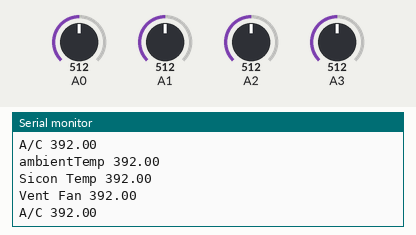
Bench run of a sketch on a simulated Arduino Uno, built with avr-gcc and run on an emulated ATmega328P. On the bench: the last lines printed to the serial monitor. Inputs (shaded band) come from the test bench; at power-on: A0 = 512, A1 = 512, A2 = 512, A3 = 512.

Above: at 10.8 s.
10.9 s: A0 set to 716
20.9 s: A1 set to 716
At 30.7 s:
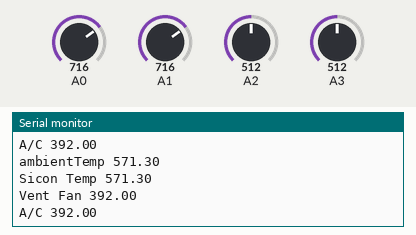
30.9 s: A2 set to 716
At 40.7 s:
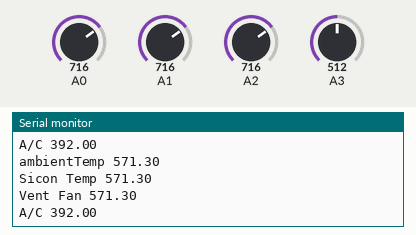
40.9 s: A3 set to 716
At 50.7 s:
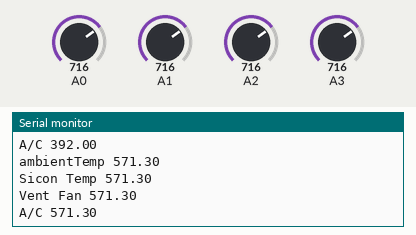
50.9 s: A0 set to 992
60.9 s: A1 set to 992
At 70.6 s:
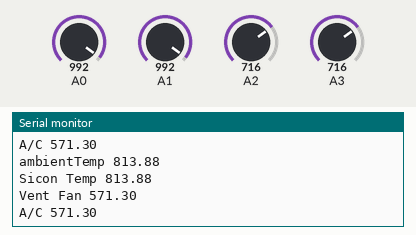
Timing chart, 0 to 71.9 s (numbered marks = the images above; inputs shaded):
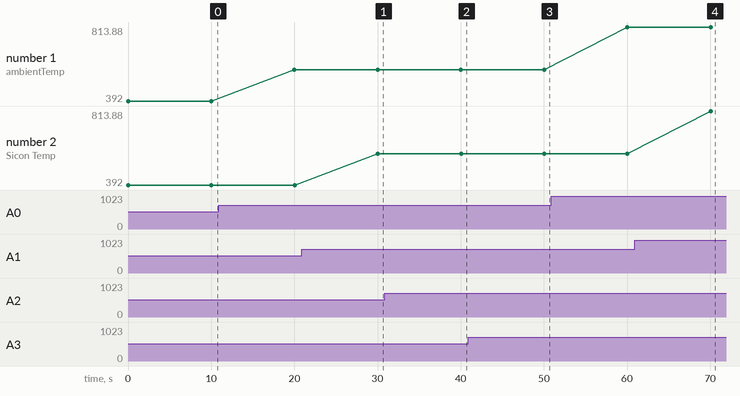

The sketch:

tempSensor.ino
```cpp
//TMP36 Pin Variables
int ambientTemp = 0; //the analog pin the TMP36's Vout (sense) pin is connected to

int sensorPin2 = 1;
int sensorPin3 = 2;
int sensorPin4 = 3;
/*
 * setup() - this function runs once when you turn your Arduino on
 * We initialize the serial connection with the computer
 */
void setup()
{
  Serial.begin(9600);  //Start the serial connection with the computer
                       //to view the result open the serial monitor
}

float getTemp(int inSensorPin)
{
 //getting the voltage reading from the temperature sensor
 int reading = analogRead(inSensorPin);

 // converting that reading to voltage, for 3.3v arduino use 3.3
 float voltage = reading * 5.0;
 voltage /= 1024.0;

  // now print out the temperature
 float temperatureC = (voltage - 0.5) * 100 ;  //converting from 10 mv per degree wit 500 mV offset
                                               //to degrees ((voltage - 500mV) times 100)

 // now convert to Fahrenheit
 float temperatureF = (temperatureC * 9.0 / 5.0) + 32.0;

 return (temperatureF);
}

void loop()                     // run over and over again
{
 Serial.print("ambientTemp ");
 Serial.println(getTemp(ambientTemp));

 Serial.print("Sicon Temp ");
 Serial.println(getTemp(sensorPin2));

 Serial.print("Vent Fan ");
 Serial.println(getTemp(sensorPin3));

 Serial.print("A/C ");
 Serial.println(getTemp(sensorPin4));

 Serial.println();
 delay(10000);                                     //waiting a second
}
```

Measured:
- after the input at 20.9 s, the serial monitor: prints a new line after 9.1 s (image 1)
- after the input at 30.9 s, the serial monitor: prints a new line after 9.2 s (image 2)
- after the input at 40.9 s, the serial monitor: prints a new line after 9.2 s (image 3)
- after the input at 60.9 s, the serial monitor: prints a new line after 9.2 s (image 4)
- plotted number 1: 392 → 571.3 after the input at 10.9 s, 571.3 → 813.88 after the input at 50.9 s
